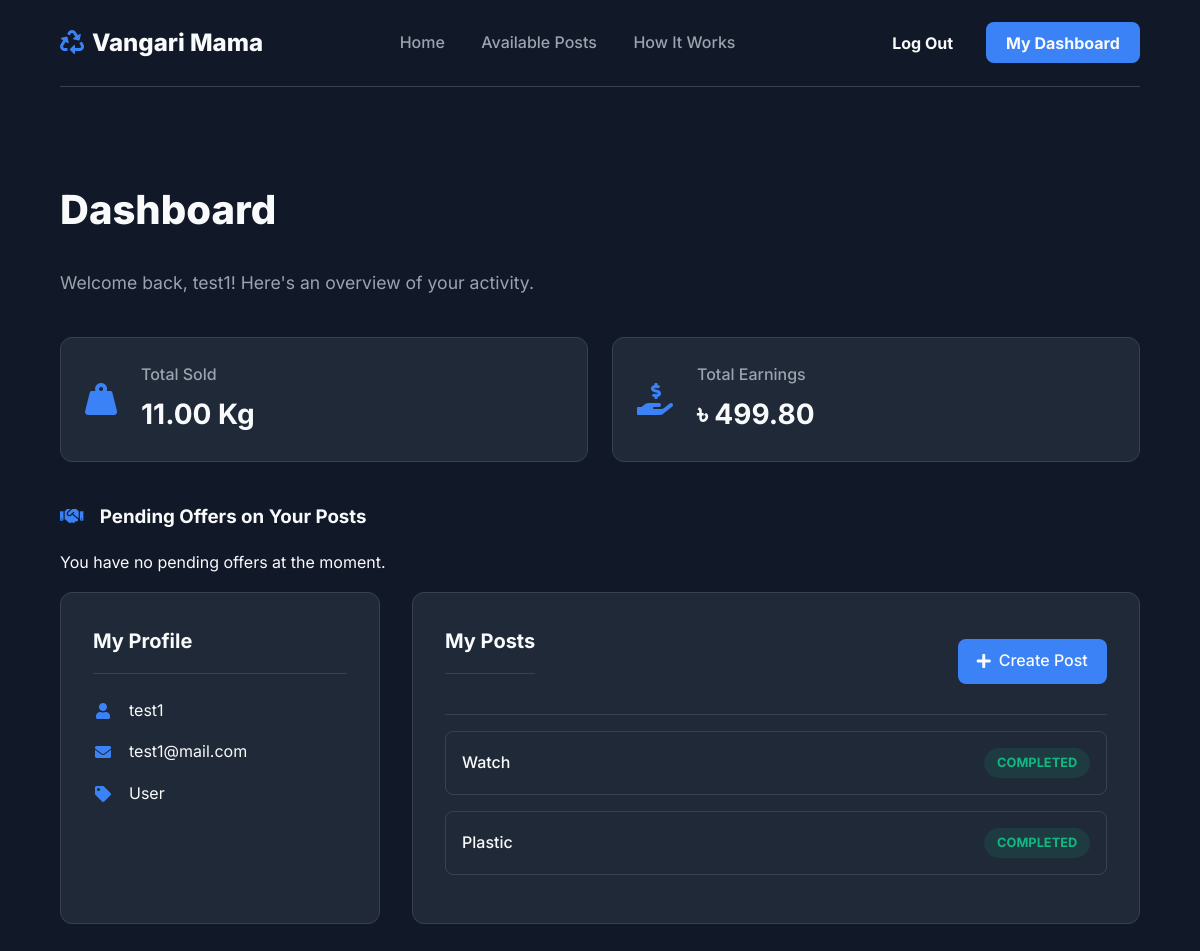
Page /dashboard (signed in) on the committed database.
### models.py (models this page shows, shortened)
class User(UserMixin, db.Model):
    id = db.Column(db.Integer, primary_key=True)
    username = db.Column(db.String(64), unique=True, nullable=False)
    email = db.Column(db.String(120), unique=True, nullable=False)
    password_hash = db.Column(db.String(256), nullable=False)
    user_type = db.Column(db.String(20), default='user', nullable=False)
    is_admin = db.Column(db.Boolean, default=False)
    total_earnings = db.Column(db.Numeric(10, 2), default=0.00)
    created_at = db.Column(db.DateTime, default=datetime.utcnow)
    posts = db.relationship('TrashPost', foreign_keys='TrashPost.user_id', backref='owner', lazy='dynamic')
    collections = db.relationship('TrashPost', foreign_keys='TrashPost.collector_id', backref='collector', lazy='dynamic')

class TrashPost(db.Model):
    id = db.Column(db.Integer, primary_key=True)
    user_id = db.Column(db.Integer, db.ForeignKey('user.id'), nullable=False)
    trash_type = db.Column(db.String(50), nullable=False)
    quantity = db.Column(db.Integer, nullable=False)
    location = db.Column(db.String(255), nullable=False)
    description = db.Column(db.Text)
    status = db.Column(db.String(20), default='available', nullable=False)
    collector_id = db.Column(db.Integer, db.ForeignKey('user.id'))
    price_per_kg = db.Column(db.Numeric(10, 2), nullable=False)
    is_negotiable = db.Column(db.Boolean, default=False, nullable=False)
    created_at = db.Column(db.DateTime, default=datetime.utcnow)
    completed_at = db.Column(db.DateTime)
    final_weight_kg = db.Column(db.Float, nullable=True)
    final_price_per_kg = db.Column(db.Numeric(10, 2), nullable=True)
    total_transaction_value = db.Column(db.Numeric(10, 2), nullable=True)
    platform_profit = db.Column(db.Numeric(10, 2), nullable=True)
    phone_number = db.Column(db.String(20), nullable=True)
    google_map_link = db.Column(db.String(500), nullable=True)

### routes.py (the view)
@app.route('/dashboard')
@login_required
def user_dashboard():
    if current_user.user_type == 'collector':
        return redirect(url_for('collector_dashboard'))
    user_posts = TrashPost.query.filter_by(user_id=current_user.id).order_by(TrashPost.created_at.desc()).all()
    total_kg_sold = db.session.query(db.func.sum(TrashPost.final_weight_kg)).filter_by(user_id=current_user.id, status='completed').scalar() or 0.0
    total_earnings = current_user.total_earnings or 0.0
    return render_template('user_dashboard.html',
                           title='My Dashboard',
                           user_posts=user_posts,
                           total_kg_sold=total_kg_sold,
                           total_earnings=total_earnings)

### app.py (called while the page is built)
@login_manager.user_loader
def load_user(user_id):
    from models import User
    return User.query.get(int(user_id))

### templates/user_dashboard.html (shortened to what this page needs)
{% extends "base.html" %}
{% block content %}
<div class="container">
    <div class="dashboard-header">
        <h1>Dashboard</h1>
        <p>Welcome back, {{ current_user.username }}! Here's an overview of your activity.</p>
    </div>
    <div class="stats-grid">
        <div class="stat-card">
            <i class="fas fa-weight-hanging"></i>
            <div class="stat-info">
                <h4>Total Sold</h4>
                <p>{{ "%.2f"|format(total_kg_sold) }} Kg</p>
            </div>
        </div>
        <div class="stat-card">
            <i class="fas fa-hand-holding-usd"></i>
            <div class="stat-info">
                <h4>Total Earnings</h4>
                <p>৳ {{ "%.2f"|format(total_earnings) }}</p>
            </div>
        </div>
    </div>
    <div class="offers-section">
        <h3 class="section-title"><i class="fas fa-handshake"></i> Pending Offers on Your Posts</h3>
        {% set offers = user_posts|selectattr('status', 'equalto', 'negotiating')|list %}
        {% if offers %}
            {% for post in offers %}
            <div class="offer-card">
                <div class="offer-icon">
                    <i class="fas fa-arrow-down"></i>
                </div>
                <div class="offer-details">
                    <p><strong>{{ post.collector.username }}</strong> made an offer on your post: <strong>"{{ post.trash_type.title() }}"</strong></p>
                    <span class="offer-price">
                        Offered Total: ৳{{ "%.2f"|format(post.total_transaction_value) }}
                        <small>({{ post.final_weight_kg }}Kg at ৳{{ post.final_price_per_kg }}/Kg)</small>
                    </span>
                </div>
                <div class="offer-actions">
                    <form action="{{ url_for('accept_offer', post_id=post.id) }}" method="POST">
                        <button type="submit" class="btn-accept"><i class="fas fa-check"></i> Accept</button>
                    </form>
                    <form action="{{ url_for('reject_offer', post_id=post.id) }}" method="POST">
                        <button type="submit" class="btn-reject"><i class="fas fa-times"></i> Reject</button>
                    </form>
                </div>
            </div>
            {% endfor %}
        {% else %}
            <p class="text-muted">You have no pending offers at the moment.</p>
        {% endif %}
    </div>
    <div class="dashboard-grid">
        <div class="profile-card">
            <div class="card-header">
                <h3 class="card-title">My Profile</h3>
            </div>
            <div class="profile-info">
                <p><i class="fas fa-user fa-fw"></i> {{ current_user.username }}</p>
                <p><i class="fas fa-envelope fa-fw"></i> {{ current_user.email }}</p>
                <p><i class="fas fa-tag fa-fw"></i> {{ current_user.user_type | title }}</p>
            </div>
        </div>
        <div class="posts-list">
            <div class="posts-list-header">
                <h3 class="card-title">My Posts</h3>
                <a href="{{ url_for('create_post') }}" class="create-post-btn"><i class="fas fa-plus"></i> Create Post</a>
            </div>
            {% if user_posts %}
                {% for post in user_posts %}
                <div class="post-item">
                    <span class="post-details">{{ post.trash_type.title() }}</span>
                    {% if post.status.lower() == 'available' %}
                        <span class="status-badge status-available">Available</span>
                    {% elif post.status.lower() == 'completed' %}
                        <span class="status-badge status-completed">Completed</span>
                    {% elif post.status.lower() == 'negotiating' %}
                        <span class="status-badge status-pending">Offer Pending</span>
                    {% endif %}
                </div>
                {% endfor %}
            {% else %}
                <div class="no-posts-message"><p>You have not created any posts yet.</p></div>
            {% endif %}
        </div>
    </div>
</div>
{% endblock %}

### templates/base.html (style rules this page uses)
:root { --dark-bg: #111827; --dark-card: #1F2937; --primary-blue: #3B82F6; --primary-hover: #2563EB; --text-light: #F9FAFB; --text-muted: #9CA3AF; --border-color: #374151; }
body { background-color: var(--dark-bg); color: var(--text-light); font-family: 'Inter', sans-serif; margin: 0; line-height: 1.6; }
.container { width: 90%; max-width: 1200px; margin: 0 auto; }
.dashboard-header { margin-bottom: 2.5rem; }
.dashboard-header h1 { font-size: 2.5rem; font-weight: 800; }
.dashboard-header p { font-size: 1.1rem; color: var(--text-muted); }
.stats-grid { display: grid; grid-template-columns: repeat(auto-fit, minmax(250px, 1fr)); gap: 1.5rem; margin-bottom: 2.5rem; }
.stat-card { display: flex; align-items: center; background-color: var(--dark-card); padding: 1.5rem; border-radius: 0.75rem; border: 1px solid var(--border-color); }
.stat-card i { font-size: 2rem; color: var(--primary-blue); margin-right: 1.5rem; }
.stat-card h4 { margin: 0 0 0.25rem 0; font-size: 1rem; color: var(--text-muted); font-weight: 500; }
.stat-card p { margin: 0; font-size: 1.75rem; font-weight: 700; }
.dashboard-grid { display: grid; grid-template-columns: 320px 1fr; gap: 2rem; }
.profile-card, .posts-list { background-color: var(--dark-card); border: 1px solid var(--border-color); border-radius: 0.75rem; padding: 2rem; }
.card-title { font-size: 1.25rem; font-weight: 700; padding-bottom: 1rem; margin-top: 0; margin-bottom: 1.5rem; border-bottom: 1px solid var(--border-color); }
.profile-info p { display: flex; align-items: center; margin-bottom: 1rem; }
.profile-info p i { color: var(--primary-blue); margin-right: 1rem; width: 20px; }
.posts-list-header { display: flex; justify-content: space-between; align-items: center; border-bottom: 1px solid var(--border-color); padding-bottom: 1rem; margin-bottom: 1rem; }
.create-post-btn { display: inline-flex; align-items: center; gap: 0.5rem; background-color: var(--primary-blue); color: var(--text-light); text-decoration: none; padding: 0.6rem 1.2rem; border-radius: 0.5rem; font-weight: 500; }
.post-item { display: flex; justify-content: space-between; align-items: center; padding: 1rem; margin-bottom: 1rem; border: 1px solid var(--border-color); border-radius: 0.5rem; }
.post-details { font-weight: 500; }
.status-badge { padding: 0.3rem 0.8rem; border-radius: 50px; font-size: 0.8rem; font-weight: 700; text-transform: uppercase; }
.status-completed { background-color: #10b98120; color: #10b981; }
.offers-section .section-title i { margin-right: 0.75rem; color: var(--primary-blue); }

### rows in the picture
User: username "test1", total_earnings "499.80", email "test1@mail.com", user_type "User"
TrashPost: trash_type "Watch", status "COMPLETED"
TrashPost: trash_type "Plastic", status "COMPLETED"

### other values in the picture
{{ "%.2f"|format(total_kg_sold) }} "11.00"
